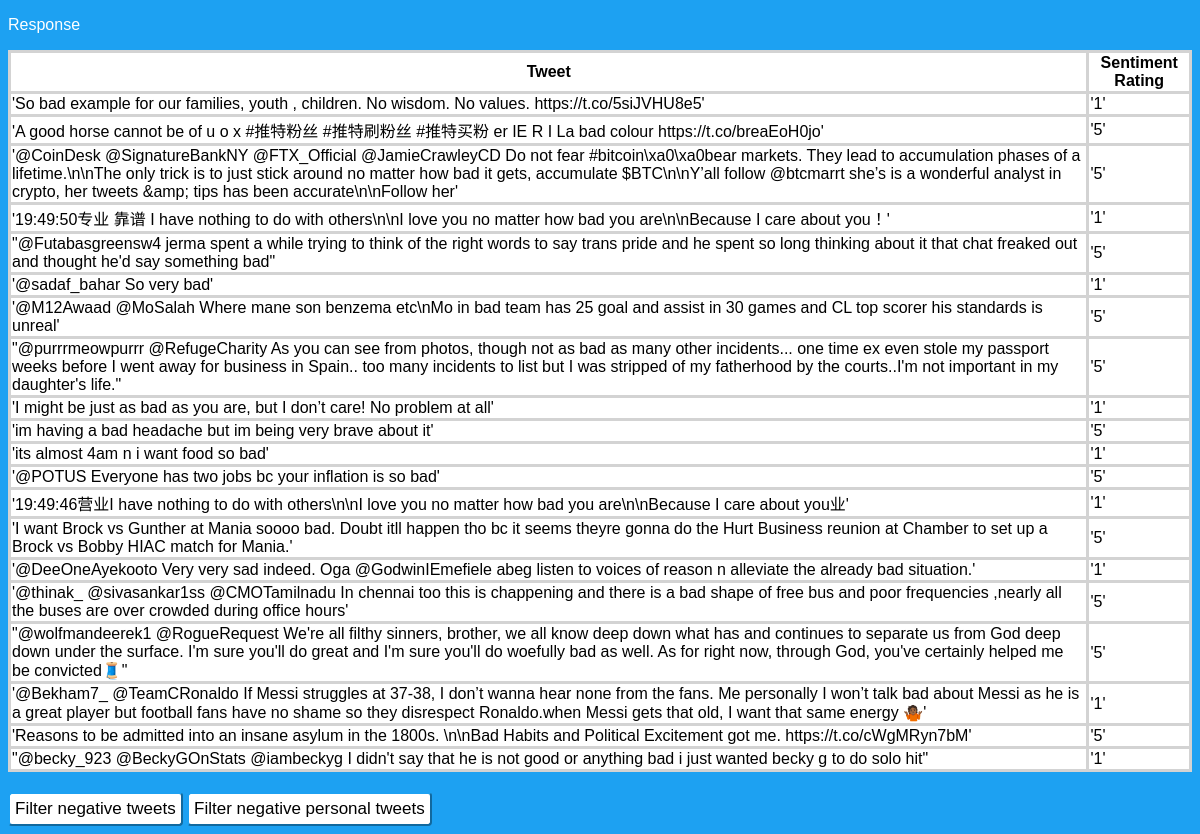
The app's page /tweetSentiment/results with its own data.
### tweetSentiment/models.py (models this page shows)
class RequestedData(models.Model):
    tweet_text = models.CharField(max_length = 5000) #tweet text
    tweet_text_clean = models.CharField(max_length = 5000, default="na") #cleaned tweet text
    tweet_sentiment = models.CharField(max_length = 1) #sentiment
    request_number = models.IntegerField() #request number

### tweetSentiment/views.py (the view)
# urls.py: path('results', views.results, name = 'results'),
def results(request):
    last_object = RequestedData.objects.last() #get the last object from the database
    number = last_object.request_number #get the last request number
    query_results = RequestedData.objects.filter(request_number = number) #fetch all data entered that has that request number
    negative_tweets = RequestedData.objects.filter(request_number = number, tweet_sentiment = '5').values('tweet_text')
    personal_tweets = NegativeTweets.objects.filter(request_number = number, personal_tweet = '1').values('tweet_text')
    context = {'query_results': query_results, 'negative_tweets': negative_tweets, 'personal_tweets': personal_tweets} #dictionary of results
    return render(request, 'tweetSentiment/response.html', context) #return the page with request results

### tweetSentiment/Templates/tweetSentiment/response.html (shortened to what this page needs)
{% load static %}
<!DOCTYPE html>
<html lang="en-US">
  <head>
    <link rel="stylesheet" href="{% static 'style.css' %}">
  </head>
  <body>
    <p>Response</p>
    <table id="table">
    <tr>
      <th>Tweet</th>
      <th>Sentiment Rating</th>
    </tr>
    {% for tweet in query_results %}
    <tr>
        <td>{{ tweet.tweet_text }}</td>
        <td id="sentiment">{{ tweet.tweet_sentiment }}</td>
    </tr>
    {% endfor %}
  </table>
  <button class="button" id="neg_button" onclick="filter()">Filter negative tweets</button>
  <button class="button" id="neg_button_personal" onclick="filterPersonal()">Filter negative personal tweets</button>
  </body>
</html>

### tweetSentiment/static/style.css (style rules this page uses)
body { background-color:#1DA1F2; font-family:'Gill Sans', 'Gill Sans MT', Calibri, 'Trebuchet MS', sans-serif; color:white; }
.button { border-top-color: #1DA1F2; border-left-color: #1DA1F2; border-right-color: #1DA1F2; border-bottom-color: #1DA1F2; font-family:'Gill Sans', 'Gill Sans MT', Calibri, 'Trebuchet MS', sans-serif; color: black; padding: 5px 5px; text-align: center; display: inline-block; font-size: 17px; border-radius: 4px; background-color: white; text-align: center; cursor: pointer; }
table, th, td, tr { border: solid; border-color:lightgrey !important; border-width: 2; border-collapse:collapse; background-color:white; color:black; margin-bottom:20px; }
#neg_button { display:inline; }
#neg_button_personal { display:inline; }

### records on screen
RequestedData: tweet_text "'So bad example for our families, youth , children. No wisdom. No values. https://t.co/5siJVHU8e5'", tweet_sentiment "'1'"
RequestedData: tweet_text "'A good horse cannot be of u o x #推特粉丝 #推特刷粉丝 #推特买粉 er IE R I La bad colour https://t.co/breaEoH0jo'", tweet_sentiment "'5'"
RequestedData: tweet_text "'@CoinDesk @SignatureBankNY @FTX_Official @JamieCrawleyCD Do not fear #bitcoin\\xa0\\xa0bear markets. They lead to accumulation phases of a lifetime.\\n\\nThe only trick is to just stick around no matter how bad it gets, accumulate $BTC\\n\\nY’all follow @btcmarrt she’s is a wonderful analyst in crypto, her tweets &amp; tips has been accurate\\n\\nFollow her'", tweet_sentiment "'5'"
RequestedData: tweet_text "'19:49:50专业 靠谱 I have nothing to do with others\\n\\nI love you no matter how bad you are\\n\\nBecause I care about you！'", tweet_sentiment "'1'"
RequestedData: tweet_text "\"@Futabasgreensw4 jerma spent a while trying to think of the right words to say trans pride and he spent so long thinking about it that chat freaked out and thought he'd say something bad\"", tweet_sentiment "'5'"
RequestedData: tweet_text "'@sadaf_bahar So very bad'", tweet_sentiment "'1'"
RequestedData: tweet_text "'@M12Awaad @MoSalah Where mane son benzema etc\\nMo in bad team has 25 goal and assist in 30 games and CL top scorer his standards is unreal'", tweet_sentiment "'5'"
RequestedData: tweet_text "\"@purrrmeowpurrr @RefugeCharity As you can see from photos, though not as bad as many other incidents... one time ex even stole my passport weeks before I went away for business in Spain.. too many incidents to list but I was stripped of my fatherhood by the courts..I'm not important in my daughter's life.\"", tweet_sentiment "'5'"
RequestedData: tweet_text "'I might be just as bad as you are, but I don’t care! No problem at all'", tweet_sentiment "'1'"
RequestedData: tweet_text "'im having a bad headache but im being very brave about it'", tweet_sentiment "'5'"
RequestedData: tweet_text "'its almost 4am n i want food so bad'", tweet_sentiment "'1'"
RequestedData: tweet_text "'@POTUS Everyone has two jobs bc your inflation is so bad'", tweet_sentiment "'5'"
RequestedData: tweet_text "'19:49:46营业I have nothing to do with others\\n\\nI love you no matter how bad you are\\n\\nBecause I care about you业'", tweet_sentiment "'1'"
RequestedData: tweet_text "'I want Brock vs Gunther at Mania soooo bad. Doubt itll happen tho bc it seems theyre gonna do the Hurt Business reunion at Chamber to set up a Brock vs Bobby HIAC match for Mania.'", tweet_sentiment "'5'"
RequestedData: tweet_text "'@DeeOneAyekooto Very very sad indeed. Oga @GodwinIEmefiele abeg listen to voices of reason n alleviate the already bad situation.'", tweet_sentiment "'1'"
RequestedData: tweet_text "'@thinak_ @sivasankar1ss @CMOTamilnadu In chennai too this is chappening and there is a bad shape of free bus and poor frequencies ,nearly all the buses are over crowded during office hours'", tweet_sentiment "'5'"
RequestedData: tweet_text "\"@wolfmandeerek1 @RogueRequest We're all filthy sinners, brother, we all know deep down what has and continues to separate us from God deep down under the surface. I'm sure you'll do great and I'm sure you'll do woefully bad as well. As for right now, through God, you've certainly helped me be convicted🧵\"", tweet_sentiment "'5'"
RequestedData: tweet_text "'@Bekham7_ @TeamCRonaldo If Messi struggles at 37-38, I don’t wanna hear none from the fans. Me personally I won’t talk bad about Messi as he is a great player but football fans have no shame so they disrespect Ronaldo.when Messi gets that old, I want that same energy 🤷🏾'", tweet_sentiment "'1'"
RequestedData: tweet_text "'Reasons to be admitted into an insane asylum in the 1800s. \\n\\nBad Habits and Political Excitement got me. https://t.co/cWgMRyn7bM'", tweet_sentiment "'5'"
RequestedData: tweet_text "\"@becky_923 @BeckyGOnStats @iambeckyg I didn't say that he is not good or anything bad i just wanted becky g to do solo hit\"", tweet_sentiment "'1'"
